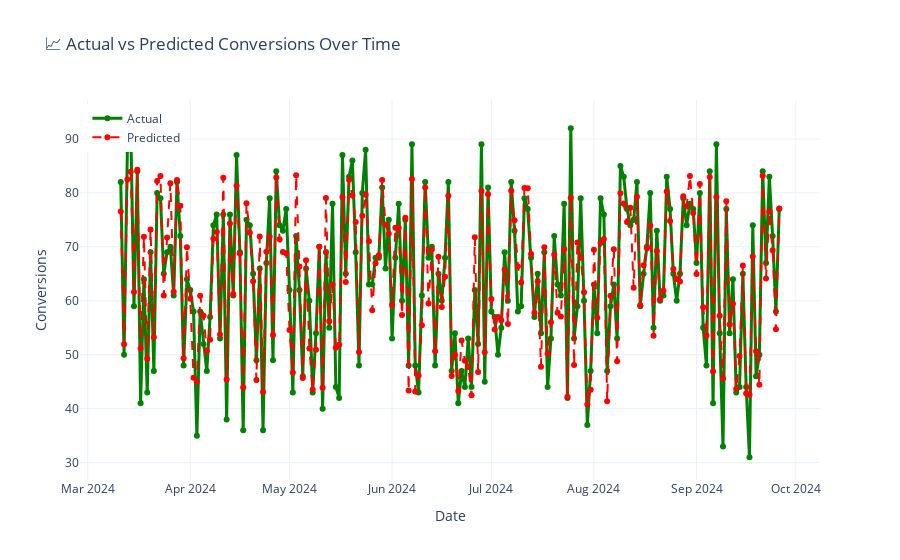

Notebook source saved alongside this figure:
### Markdown cell above
# 8- Forecasting Next Year Using Prophet

### Code cell
import plotly.graph_objects as go

fig = go.Figure()

# Actual values
fig.add_trace(go.Scatter(x=df_test['ds'], y=df_test['y'],
                         mode='lines+markers',
                         name='Actual',
                         line=dict(color='green', width=3)))

# Predicted values
fig.add_trace(go.Scatter(x=df_test['ds'], y=forecast['yhat'],
                         mode='lines+markers',
                         name='Predicted',
                         line=dict(color='red', dash='dash')))

# Layout
fig.update_layout(title='📈 Actual vs Predicted Conversions Over Time',
                  xaxis_title='Date',
                  yaxis_title='Conversions',
                  template='plotly_white',
                  legend=dict(x=0.01, y=0.99),
                  hovermode='x unified')

fig.show()

### Figure 1 — Plotly figure (JSON) as saved in the notebook; plotly's stock layout.template omitted (floating-point values rounded to 4 significant figures; data arrays with more than 128 entries replaced by an {"elided": "..."} marker saying what was removed)
{"data": [{"line": {"color": "green", "width": 3}, "mode": "lines+markers", "name": "Actual", "type": "scatter", "x": {"elided": "200 str values"}, "y": {"elided": "200 int values"}}, {"line": {"color": "red", "dash": "dash"}, "mode": "lines+markers", "name": "Predicted", "type": "scatter", "x": {"elided": "200 str values"}, "y": {"elided": "200 float values"}}], "layout": {"autosize": true, "hovermode": "x unified", "legend": {"x": 0.01, "y": 0.99}, "title": {"text": "📈 Actual vs Predicted Conversions Over Time"}, "xaxis": {"autorange": true, "range": ["2024-02-28 02:28:03.8002", "2024-10-07 21:31:56.1998"], "title": {"text": "Date"}, "type": "date"}, "yaxis": {"autorange": true, "range": [25.88, 98.12], "title": {"text": "Conversions"}, "type": "linear"}}}
